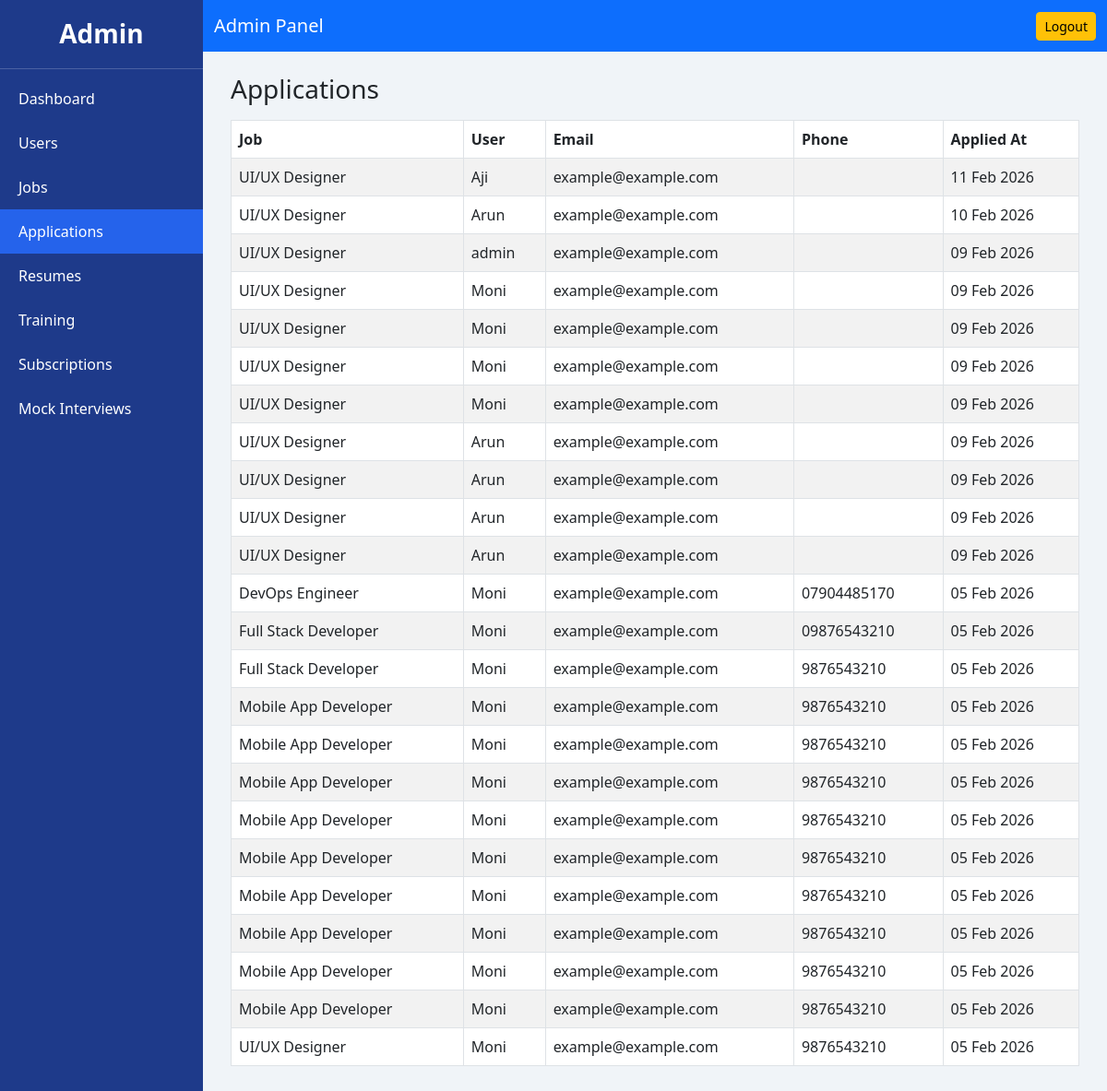
/admin-dashboard/applications/, run on an earlier commit of the app's database.
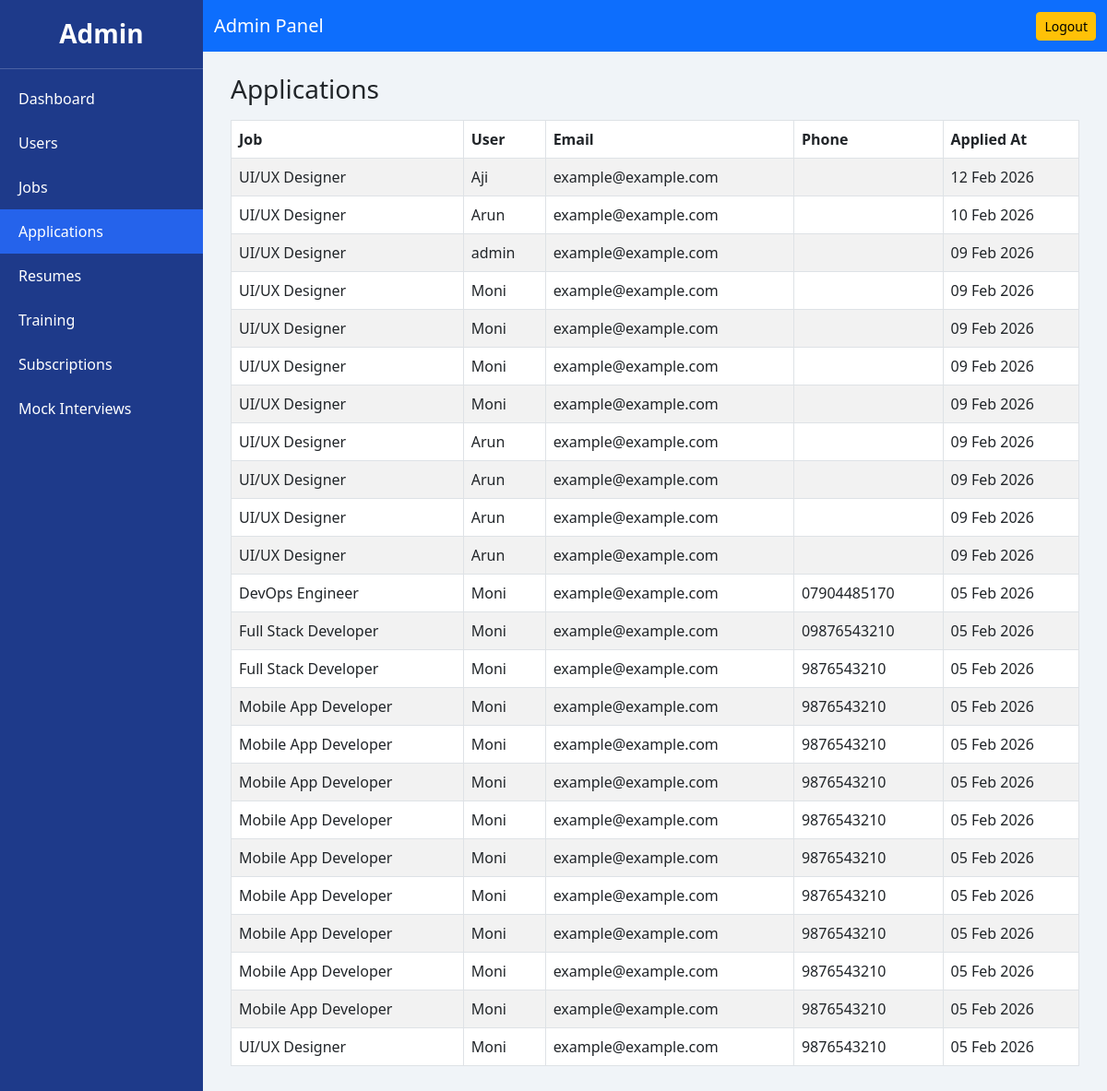
And on a later commit of the database.
### jobs/models.py (models this page shows, shortened)
class JobApplication(models.Model):
    job = models.ForeignKey(Job, on_delete=models.CASCADE)
    user = models.ForeignKey(
    settings.AUTH_USER_MODEL,
    on_delete=models.CASCADE
)
    full_name = models.CharField(max_length=100)
    email = models.EmailField(default='example@example.com')
    phone = models.CharField(max_length=15)
    resume = models.FileField(upload_to='resumes/')
    cover_letter = models.TextField(blank=True)
    applied_at = models.DateTimeField(auto_now_add=True)

class Job(models.Model):
    title = models.CharField(max_length=200)
    company = models.CharField(max_length=100)
    location = models.CharField(max_length=100)
    experience = models.CharField(max_length=50)
    description = models.TextField()
    FULL_TIME = 'FT'
    PART_TIME = 'PT'
    INTERNSHIP = 'IN'
    WORKING_SCHEDULE_CHOICES = [
        (FULL_TIME, 'Full Time'),
        (PART_TIME, 'Part Time'),
        (INTERNSHIP, 'Internship'),
    ]
    working_schedule = models.CharField(
        max_length=2,
        choices=WORKING_SCHEDULE_CHOICES,
        default=FULL_TIME
    )
    REMOTE = 'RM'
    HYBRID = 'HY'
    ONSITE = 'ON'
    WORK_TYPE_CHOICES = [
        (REMOTE, 'Remote'),
        (HYBRID, 'Hybrid'),
        (ONSITE, 'Onsite'),
    ]
    work_type = models.CharField(
        max_length=2,
        choices=WORK_TYPE_CHOICES,
        default=ONSITE
    )
    salary = models.CharField(max_length=100, null=True, blank=True)
    posted_by = models.ForeignKey(
        settings.AUTH_USER_MODEL,
        on_delete=models.CASCADE,
        related_name='jobs_posted'
    )
    created_at = models.DateTimeField(auto_now_add=True)

### accounts/models.py (models this page shows)
class User(AbstractUser):
    USER_TYPE = (
        ('free', 'Free'),
        ('pro', 'Pro'),
        ('pro_plus', 'Pro Plus'),
        ('consultant', 'Consultant'),
        ('admin', 'Admin'),
        ('trainee','Trainee'),
    )
    user_type = models.CharField(
        max_length=15,
        choices=USER_TYPE,
        default='free'
    )
    pro_subscription_active = models.BooleanField(default=False)
    whatsapp_number = models.CharField(max_length=15, blank=True, null=True)

### dashboard/views.py (the view, shortened to what this page needs)
# urls.py: path('', views.admin_dashboard, name='admin_dashboard'),
def admin_dashboard(request, section=None):
    total_users = User.objects.count()
    total_jobs = Job.objects.count()
    total_applications = JobApplication.objects.count()
    total_resumes = Resumed.objects.count()
    total_courses = TrainingCourse.objects.count()
    total_revenue = Subscription.objects.aggregate(Sum('amount_paid'))['amount_paid__sum'] or 0
    total_notifications = UserNotification.objects.filter(read=False).count()
    recent_users = User.objects.order_by('-date_joined')[:5]
    recent_applications = JobApplication.objects.order_by('-applied_at')[:5]
    recent_resumes = Resumed.objects.order_by('-created_at')[:5]
    recent_enrollments = Enrollment.objects.order_by('-created_at')[:5]
    users_per_month = (
        User.objects.extra(select={'month': "strftime('%%m', date_joined)"})
        .values('month')
        .annotate(count=Count('id'))
        .order_by('month')
    )
    months = [u['month'] for u in users_per_month]
    user_counts = [u['count'] for u in users_per_month]
    revenue_per_month = (
        Subscription.objects.extra(select={'month': "strftime('%%m', created_at)"})
        .values('month')
        .annotate(total=Sum('amount_paid'))
        .order_by('month')
    )
    revenue_months = [r['month'] for r in revenue_per_month]
    revenue_values = [r['total'] or 0 for r in revenue_per_month]
    section_data = {}
    if section == 'users':
        section_data['items'] = User.objects.order_by('-date_joined')
    elif section == 'jobs':
        section_data['items'] = Job.objects.order_by('-created_at')
    elif section == 'applications':
        section_data['items'] = JobApplication.objects.order_by('-applied_at')
    elif section == 'resumes':
        section_data['items'] = Resumed.objects.order_by('-created_at')
    elif section == 'training':
        section_data['items'] = TrainingCourse.objects.order_by('-id')
    elif section == 'subscriptions':
        section_data['items'] = Subscription.objects.order_by('-created_at')
    context = {
        'total_users': total_users,
        'total_jobs': total_jobs,
        'total_applications': total_applications,
        'total_resumes': total_resumes,
        'total_courses': total_courses,
        'total_revenue': total_revenue,
        'total_notifications': total_notifications,
        'months': months,
        'user_counts': user_counts,
        'revenue_months': revenue_months,
        'revenue_values': revenue_values,
        'section': section,
        'section_data': section_data
    }
    return render(request, 'dashboard/admin_dashboard.html', context)

### dashboard/templates/dashboard/admin_dashboard.html (shortened to what this page needs)
{% load static %}
<!DOCTYPE html>
<html lang="en">
<head>
    <link href="https://cdn.jsdelivr.net/npm/bootstrap@5.3.0/dist/css/bootstrap.min.css" rel="stylesheet">
    <link href="https://cdn.jsdelivr.net/npm/bootstrap-icons@1.10.5/font/bootstrap-icons.css" rel="stylesheet">
</head>
<body>
<div class="sidebar d-flex flex-column">
    <h3>Admin</h3>
    <a href="{% url 'admin_dashboard' %}" class="{% if not section %}active{% endif %}">Dashboard</a>
    <a href="{% url 'admin_dashboard_section' 'users' %}" class="{% if section == 'users' %}active{% endif %}">Users</a>
    <a href="{% url 'admin_dashboard_section' 'jobs' %}" class="{% if section == 'jobs' %}active{% endif %}">Jobs</a>
    <a href="{% url 'admin_dashboard_section' 'applications' %}" class="{% if section == 'applications' %}active{% endif %}">Applications</a>
    <a href="{% url 'admin_dashboard_section' 'resumes' %}" class="{% if section == 'resumes' %}active{% endif %}">Resumes</a>
    <a href="{% url 'admin_dashboard_section' 'training' %}" class="{% if section == 'training' %}active{% endif %}">Training</a>
    <a href="{% url 'admin_dashboard_section' 'subscriptions' %}" class="{% if section == 'subscriptions' %}active{% endif %}">Subscriptions</a>
    <a href="{% url 'admin_dashboard_section' 'mock_interviews' %}" class="{% if section == 'mock_interviews' %}active{% endif %}">Mock Interviews</a>
</div>
<nav class="navbar navbar-expand-lg navbar-dark bg-primary">
    <div class="container-fluid">
        <a class="navbar-brand" href="{% url 'admin_dashboard' %}">Admin Panel</a>
        <form method="post" action="{% url 'logout' %}" class="ms-auto">
            <button class="btn btn-warning btn-sm">Logout</button>
        </form>
    </div>
</nav>
<div class="content">
    {% if section %}
        <h3 class="mb-3">{{ section|capfirst }}</h3>
        <div class="table-responsive">
            <table class="table table-striped table-bordered align-middle">
                <thead>
                    <tr>
                        {% if section == 'applications' %}<th>Job</th><th>User</th><th>Email</th><th>Phone</th><th>Applied At</th>{% endif %}
                    </tr>
                </thead>
                <tbody>
                    {% for item in section_data.items %}
                        <tr>
                            {% if section == 'users' %}
                                <td>{{ item.username }}</td><td>{{ item.email }}</td><td>{{ item.user_type }}</td><td>{{ item.subscription.plan }}</td><td>{{ item.date_joined|date:"d M Y" }}</td>
                            {% elif section == 'jobs' %}
                                <td>{{ item.title }}</td><td>{{ item.company }}</td><td>{{ item.location }}</td><td>{{ item.posted_by.username }}</td><td>{{ item.created_at|date:"d M Y" }}</td>
                            {% elif section == 'applications' %}
                                <td>{{ item.job.title }}</td><td>{{ item.user.username }}</td><td>{{ item.email }}</td><td>{{ item.phone }}</td><td>{{ item.applied_at|date:"d M Y" }}</td>
                            {% elif section == 'resumes' %}
                                <td>{{ item.user.username }}</td><td>{{ item.template.name }}</td><td>{{ item.created_at|date:"d M Y" }}</td>
                            {% elif section == 'training' %}
                                <td>{{ item.title }}</td><td>{{ item.duration_days }}</td><td>{{ item.price }}</td><td>{{ item.is_active }}</td>
                            {% elif section == 'subscriptions' %}
                                <td>{{ item.user.username }}</td><td>{{ item.plan }}</td><td>{{ item.amount_paid }}</td><td>{{ item.payment_status }}</td><td>{{ item.created_at|date:"d M Y" }}</td>
                            {% endif %}
                        </tr>
                    {% endfor %}
                </tbody>
            </table>
        </div>
    {% endif %}
</div>
</body>
</html>

What changed in the data, as far as the page shows it:
removed JobApplication: job "UI/UX Designer", user.username "Aji", email "example@example.com", applied_at "11 Feb 2026"
added JobApplication: job "UI/UX Designer", user.username "Aji", email "example@example.com", applied_at "12 Feb 2026"
